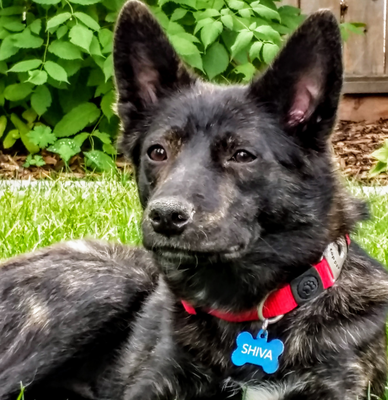
#> input picture src/meshsee/resources/splash.png, 388 x 400 px
$ python surface_bend.py
#> lines starting #> are read from the running program, lines starting #| are printed output that depends on the picture
### src/meshsee/api/surface.py
from typing import IO

import numpy as np
import trimesh
from numpy.typing import NDArray
from PIL import Image

GRAYSCALE_IMAGE_MAX = 255.0


def surface(
    file: str,
    scale: tuple[float, float, float] = (1.0, 1.0, 1.0),
    base: float = 0.0,
    invert: bool = False,
    binary_split: bool = False,
    binary_split_value: float = 0.5,
) -> trimesh.Trimesh:
    """
    Create a 3D mesh on a base at z = 0.0 from a file containing heightmap data.
    The file can be a CSV, TSV, TXT, DAT, or an image file (PNG, JPEG, etc.).
    Image files are converted to grayscale and generate heights between 0.0 and 1.0

    Args:
        file: The file path to get the data from.
        scale: A 3-tuple that scales in each dimension.
        base: The base height of the pedestal upon which the mesh will be placed.
        invert: If True, inverts the heightmap values between min and max values.
        binary_split: Converts the heightmap to 0s or 1s only,
        based on whether the height is below or equal (changes to 0) or above (changes to 1) the
        binary_split_value.
        binary_split_value: Only usedif binary_splt=ut it True.


    Returns:
        Trimesh: A 3d mesh object representing the surface on a pedestal.

    """
    delimiter = None
    if file.endswith(".csv"):
        delimiter = ","
    elif file.endswith(".tsv"):
        delimiter = "\t"
    elif file.endswith(".txt") or format(file).endswith(".dat"):
        delimiter = " "
    if delimiter is not None:
        # Load heightmap from text file
        heightmap = np.loadtxt(file, delimiter=delimiter).astype(np.float32)
        return _solid_from_heightmap(
            heightmap,
            scale,
            base,
            invert,
            binary_split,
            binary_split_value,
        )
    else:
        # Assume it's an image file
        with open(file, "rb") as img_file:
            return _solid_from_image(
                img_file,
                scale,
                base,
                invert,
                binary_split,
                binary_split_value,
            )


def _solid_from_image(
    image_file: IO[bytes],
    scale: tuple[float, float, float],
    base: float,
    invert: bool,
    binary_split: bool,
    binary_split_value: float,
) -> trimesh.Trimesh:
    """
    Create a 3D mesh from an image file.

    Parameters
    ----------
    image_file : IO
        A file-like object containing the image data. Options for IO include:
        - File path string (open with open(path, "rb"))
        - BytesIO or other file-like objects
        - Any object implementing .read() and .seek() methods

    scale : tuple
        A tuple of three values (X, Y, Z) to scale the mesh in the respective dimensions.

    Returns
    -------
    trimesh.Trimesh
        A trimesh object representing the 3D mesh.
    """
#> called with scale = (0.515, 0.515, 20), base = 0, invert = True, binary_split = False, binary_split_value = 0.5
    # Open the image file using PIL
    img = Image.open(image_file)
#> img is the input picture: PIL image 388x400 RGB; mean R, G, B 92.7, 96.1, 67.7
    # Convert to grayscale if not already
    img_gray = img.convert("L")
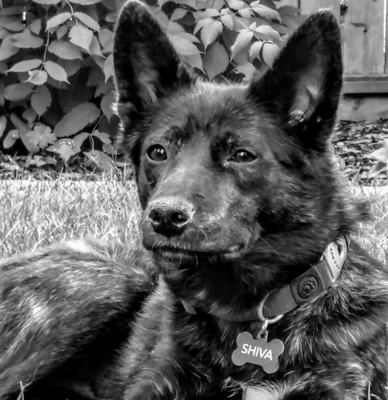
#> img_gray: PIL image 388x400 L; min 0, max 255, mean 91.8
    # Convert to numpy array and normalize to [0, 1]
    if invert:
        heightmap = (255.0 - np.array(img_gray, dtype=np.float32)) / GRAYSCALE_IMAGE_MAX
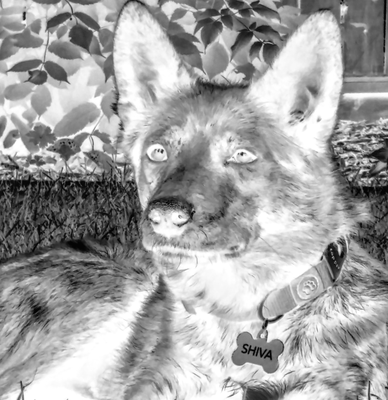
#> heightmap: shape (400, 388) float32; min 0, max 1, mean 0.64
    else:
        heightmap = np.array(img_gray, dtype=np.float32) / GRAYSCALE_IMAGE_MAX

    # Create a mesh from the heightmap
    # Note: values already inverted if invert=True
    heightmap = np.flipud(heightmap)  # preserve image orientation
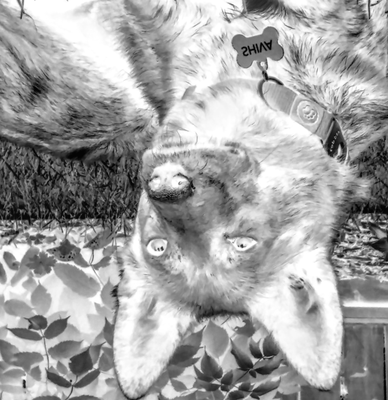
#> heightmap: shape (400, 388) float32; min 0, max 1, mean 0.64
    return _solid_from_heightmap(
        heightmap,
        scale=scale,
        base=base,
        invert=False,
        binary_split=binary_split,
        binary_split_value=binary_split_value,
    )


def _solid_from_heightmap(
    heightmap: NDArray[np.float32],
    scale: tuple[float, float, float],
    base: float,
    invert: bool,
    binary_split: bool,
    binary_split_value: float,
) -> trimesh.Trimesh:
    # Binarize the heightmap: set all nonzero values to 1, zeros remain
#> called with scale = (0.515, 0.515, 20), base = 0, invert = False, binary_split = False, binary_split_value = 0.5
    if binary_split:
        heightmap = (heightmap > binary_split_value).astype(np.float32)

    y_span, x_span = heightmap.shape
#> y_span = 400; x_span = 388
    v_count = y_span * x_span
#> v_count = 155200

    verts_top = _create_top_vertices(heightmap, scale, base=base, invert=invert)
    verts_bot = _create_bottom_vertices(verts_top)
    faces = _create_faces(y_span, x_span)
    # invert bottom faces so normals point outward
    faces_bot = faces[:, [0, 2, 1]] + v_count
    side_faces = _create_side_faces(y_span, x_span, v_count)
    return _assemble_solid(verts_top, verts_bot, faces, faces_bot, side_faces)


def _create_top_vertices(
    heightmap: NDArray[np.float32],
    scale: tuple[float, float, float],
    base: float,
    invert: bool,
) -> NDArray[np.float32]:
#> called with scale = (0.515, 0.515, 20), base = 0, invert = False
    y_span, x_span = heightmap.shape
#> y_span = 400; x_span = 388
    xs = np.arange(x_span, dtype=np.float32) * scale[0]
#> xs = 388 values from 0 to 199.5
    ys = np.arange(y_span, dtype=np.float32) * scale[1]
#> ys = 400 values from 0 to 205.7
    xx, yy = np.meshgrid(xs, ys)
    if invert:
        heightmap = heightmap.max() - heightmap + heightmap.min()
    top_z = heightmap * scale[2] + base
    return np.column_stack([xx.ravel(), yy.ravel(), top_z.ravel()])


def _create_bottom_vertices(verts_top: NDArray[np.float32]) -> NDArray[np.float32]:
    verts_bot = verts_top.copy()
    verts_bot[:, 2] = 0.0
    return verts_bot


def _create_faces(y_span: int, x_span: int) -> NDArray[np.uint32]:
#> called with y_span = 400, x_span = 388
    faces = np.empty((0, 3), dtype=np.uint32)
    for i in range(y_span - 1):
        for j in range(x_span - 1):
            v0 = i * x_span + j
            v1 = v0 + 1
            v2 = v0 + x_span
            v3 = v2 + 1
            # two triangles per cell
            faces = np.append(faces, [[v0, v2, v1]], axis=0)  # top
            faces = np.append(faces, [[v1, v2, v3]], axis=0)  # bottom
    return np.array(faces, dtype=np.uint32)


# [79 lines left out: functions _create_side_faces, _assemble_solid, mesh_from_heightmap, not called in this run]

### src/meshsee/__init__.py
# Importing the modules takes time the first run, so we use lazy loading
# to speed up the initial import of meshsee.

# This is so the the documetation tools can see these symbols
if False:
    from meshsee.api.colors import (
        Color,
        set_mesh_color,
    )
    from meshsee.api.linear_extrude import (
        ProfileType,
        linear_extrude,
    )
    from meshsee.api.surface import (
        mesh_from_heightmap,
        surface,
    )
    from meshsee.api.text_builder import (
        SIZE_MULTIPLIER,
        text,
        text_polys,
    )
    from meshsee.api.utils import manifold_to_trimesh


# Things to expose at the top level
__all__ = [
    "Color",  # type: ignore[reportUnsupportedDunderAll]
    "set_mesh_color",  # type: ignore[reportUnsupportedDunderAll]
    "ProfileType",  # type: ignore[reportUnsupportedDunderAll]
    "linear_extrude",  # type: ignore[reportUnsupportedDunderAll]
    "mesh_from_heightmap",  # type: ignore[reportUnsupportedDunderAll]
    "surface",  # type: ignore[reportUnsupportedDunderAll]
    "SIZE_MULTIPLIER",  # type: ignore[reportUnsupportedDunderAll]
    "text",  # type: ignore[reportUnsupportedDunderAll]
    "text_polys",  # type: ignore[reportUnsupportedDunderAll]
    "manifold_to_trimesh",  # type: ignore[reportUnsupportedDunderAll]
]

# Map attribute names to (module, attribute) so we can lazy-load
_lazy_map = {
    "Color": ("meshsee.api.colors", "Color"),
    "set_mesh_color": ("meshsee.api.colors", "set_mesh_color"),
    "ProfileType": ("meshsee.api.linear_extrude", "ProfileType"),
    "linear_extrude": ("meshsee.api.linear_extrude", "linear_extrude"),
    "mesh_from_heightmap": ("meshsee.api.surface", "mesh_from_heightmap"),
    "surface": ("meshsee.api.surface", "surface"),
    "SIZE_MULTIPLIER": ("meshsee.api.text_builder", "SIZE_MULTIPLIER"),
    "text": ("meshsee.api.text_builder", "text"),
    "text_polys": ("meshsee.api.text_builder", "text_polys"),
    "manifold_to_trimesh": ("meshsee.api.utils", "manifold_to_trimesh"),
}


def __getattr__(name: str):
    """Lazy attribute access for top-level meshsee API."""
    try:
        module_name, attr_name = _lazy_map[name]
    except KeyError:
        raise AttributeError(f"module 'meshsee' has no attribute {name!r}") from None

    # Import the real module and pull out the attribute
    module = __import__(module_name, fromlist=[attr_name])
    value = getattr(module, attr_name)

    # Cache it in globals so next access is fast
    globals()[name] = value
    return value


def __dir__() -> list[str]:
    # Helps tools that use dir() to discover members
    return sorted(list(globals().keys()) + list(_lazy_map.keys()))

### examples/surface_bend.py
import os

import numpy as np
from trimesh import Trimesh, transformations

from meshsee import surface


def create_mesh():
    pixel_size = (388, 400)
    desired_x_size = 200.0
    height = 20.0
    scale = desired_x_size / pixel_size[0]
    parent_dir = os.path.dirname(os.path.abspath(__file__))
    mesh = surface(
        os.path.join(parent_dir, "../src/meshsee/resources/splash.png"),
        scale=(scale, scale, height),
        invert=True,
        base=0.0,
    )
    # return mesh
    curve = 2 * np.pi  # / 6.0
    curved_verts = bend_x(mesh.vertices, arc_radians=curve)
    curved_mesh = Trimesh(vertices=curved_verts, faces=mesh.faces)
    # rotate about the y axis so curved mesh edges lie on the xy plane (90 degrees - curve in degreees / 2.0)
    rot = transformations.rotation_matrix(
        angle=np.pi / 2.0 - curve / 2.0,
        direction=[0, 1, 0],
        point=(0, 0, 0),
    )
    curved_mesh.apply_transform(rot)
    return curved_mesh


def bend_x(vertices: np.ndarray, arc_radians: float = np.pi / 2.0) -> np.ndarray:
    """
    Bend the mesh along the x-axis.

    The x coords are mapped to an arc in the xz plane with the given inner radius.
    The arc starts at the minimum x value, and its length is equal to the range of x values in the mesh.
    rad_x = arc_radians * (x - min(x)) / (max(x) - min(x))
    inner_radius is computed so that inner_radius * arc_radians is the length of the arc.
    So inner_radius = (max(x) - min(x)) / arc_radians.
    x = (inner_radius  + z) * np.cos(rad_x) + (max(x) - min(x)) / 2
    z = (inner_radius + z) * np.sin(rad_x)
    y is unchanged.
    """
    x, y, z = vertices.T
    print(np.shape(vertices), np.shape(x), np.shape(y), np.shape(z))
    x_min = np.min(x)
    x_max = np.max(x)
    x_span = x_max - x_min
    print(f"x_min: {x_min}, x_max: {x_max}, x_span: {x_span}")
    inner_radius = x_span / arc_radians
    rad_x = arc_radians * (x - x_min) / x_span
    x_new = -(inner_radius + z) * np.cos(rad_x) + inner_radius
    z_new = (inner_radius + z) * np.sin(rad_x)
    print(f"x_new: {np.shape(x_new)}, z_new: {np.shape(z_new)}")
    return np.stack((x_new, y, z_new), axis=-1)


def recompute_trimesh(mesh):
    mesh._cache.clear()
    mesh.fix_normals()


if __name__ == "__main__":
#> (the run stopped early here; a loop or call above may not have finished)
